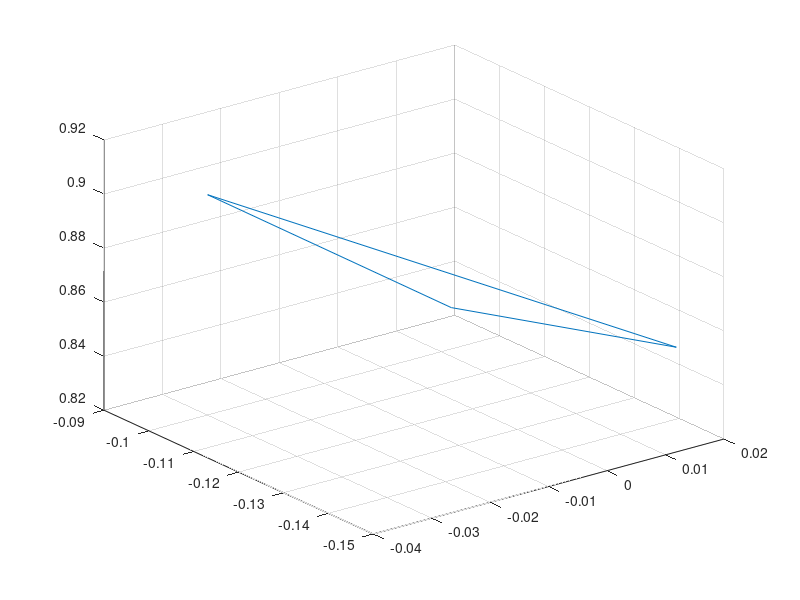
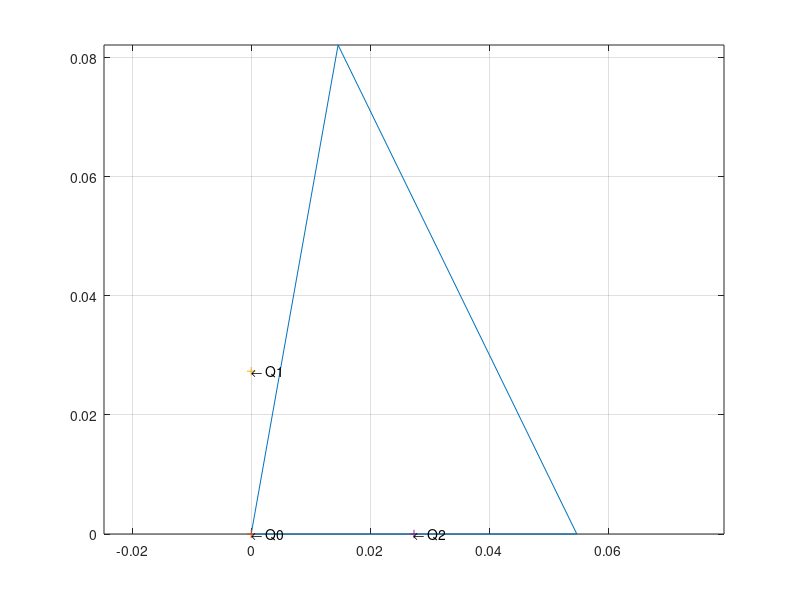

These figures' MATLAB source, in order: (Note: this script raises an error after producing the figures.)
clc
clear
close all

V0_3d = [1.484500000000000056e-02 -1.460849999999999926e-01 8.539999999999999813e-01];
V1_3d = [1.444600000000000051e-02 -9.643500000000000683e-02 8.309999999999999609e-01];
V2_3d = [-3.406700000000000006e-02 -1.053710000000000063e-01 9.080000000000000293e-01];

Xs_3d = [V0_3d(1) V1_3d(1) V2_3d(1) V0_3d(1)]; 
Ys_3d = [V0_3d(2) V1_3d(2) V2_3d(2) V0_3d(2)]; 
Zs_3d = [V0_3d(3) V1_3d(3) V2_3d(3) V0_3d(3)]; 

figure , plot3(Xs_3d,Ys_3d,Zs_3d)
grid on

% # construct an orthonormal 3d basis
X = V1_3d - V0_3d;
X = X/norm(X);
Z = cross(X, (V2_3d - V1_3d));
Z = Z/norm(Z);
Y = cross(Z , X);

% # project the triangle to the 2d basis (X,Y)
z0 = [0,0];
z1 = [norm(V1_3d - V0_3d) , 0];
z2 = [dot((V2_3d - V0_3d), X) , dot((V2_3d - V0_3d), Y)];

Xs_2d = [z0(1) z1(1) z2(1) z0(1)];
Ys_2d = [z0(2) z1(2) z2(2) z0(2)];

figure , plot(Xs_2d , Ys_2d)
grid on
axis equal

Q0 = z0;
Q2 = (z1 - z0)/2;
Q1 = [0 -1;1 0] * Q2';

hold on
plot(Q0(1) , Q0(2) ,'+')
text(Q0(1), Q0(2),'\leftarrow Q0')

plot(Q1(1) , Q1(2) ,'+')
text(Q1(1), Q1(2),'\leftarrow Q1')

plot(Q2(1) , Q2(2) ,'+')
text(Q2(1), Q2(2),'\leftarrow Q2')
axis equal

P = [z0;z1;z2];
T = [1 2 3];
TR = triangulation(T,P);
% figure , triplot(TR)

B0 = cartesianToBarycentric(TR,1,Q0)
B1 = cartesianToBarycentric(TR,1,Q1')
B2 = cartesianToBarycentric(TR,1,Q2)

%Building matrix M

gradB2 = B2 - B0;
gradB1 = B1 - B0;

M = [-gradB2(1) -gradB2(2) -gradB2(3) gradB1(1) gradB1(2) gradB1(3);
    -gradB1(1) -gradB1(2) -gradB1(3) -gradB2(1) -gradB2(2) -gradB2(3)];
% M = [gradB2(1) gradB1(1) gradB2(2) gradB1(2) gradB2(3) gradB1(3);
%     -gradB1(1) -gradB2(1) -gradB1(2) -gradB2(2) -gradB1(3) -gradB2(3)];

% b = [0;0];
% 
% x_pinv = pinv(M)*b;
% 
% figure , plot([x_pinv(1:3); x_pinv(1)], [x_pinv(4:end); x_pinv(4)])
% axis equal
% grid on


% Define matrix M
% M = ...

% Define optimization problem
fun = @(x) norm(M*x);
x0 = ones(size(M, 2), 1);
Aeq = [];
beq = [];
A = [];
b = [];
lb = -Inf(size(x0));
ub = Inf(size(x0));
options = optimoptions('fmincon', 'Display', 'iter');

% Solve optimization problem subject to norm(x) = 1 constraint
[x, fval] = fmincon(fun, x0, A, b, Aeq, beq, lb, ub, @unit_constraint, options);
% x = [0;0;1;1;x];
figure , plot([x(1:3); x(1)], [x(4:end); x(4)])
axis equal
grid on

P = [V0_3d;V1_3d;V2_3d];
T = [1 2 3];
TR = triangulation(T,P);
angles = 180 - rad2deg(compute_face_angles(P, T))
angles = 180 - rad2deg(compute_face_angles([x(1),x(4);x(2),x(5);x(3),x(6)], T))

% Check solution
if norm(M*x) > eps * 1000000000
    error('x is not a solution of Mx=0');
end

function [c, ceq] = unit_constraint(x)
    ceq = norm(x) - 1;
    c = [];
end

